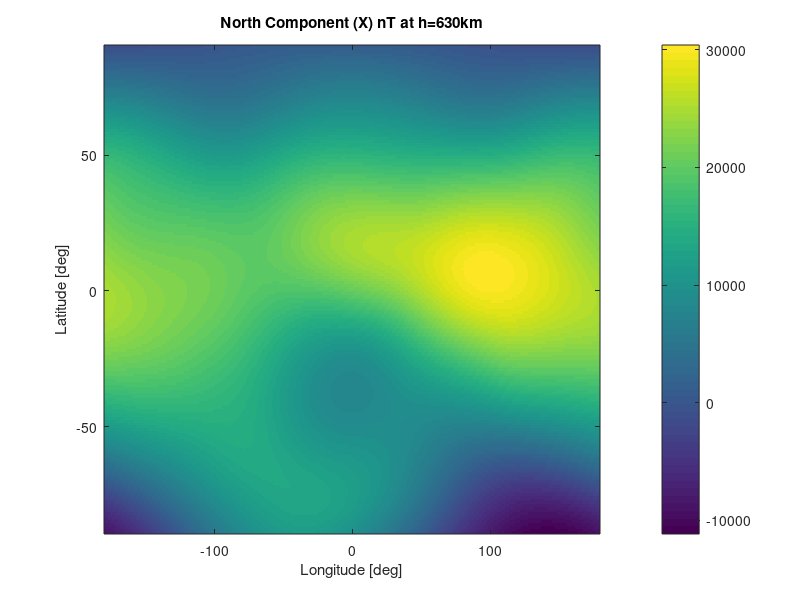
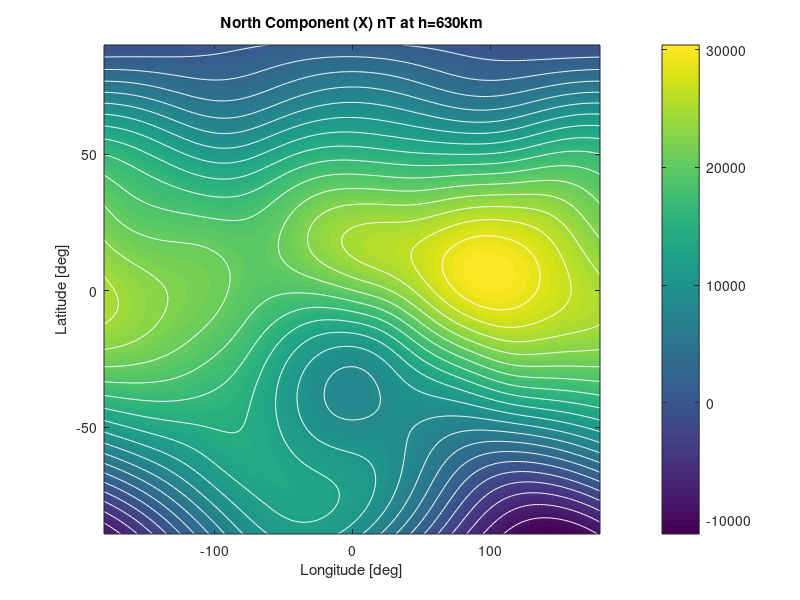
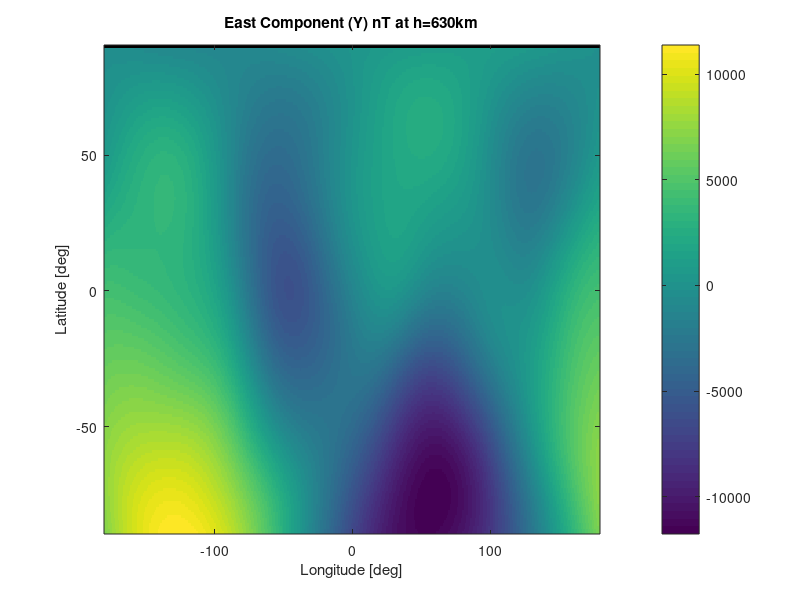
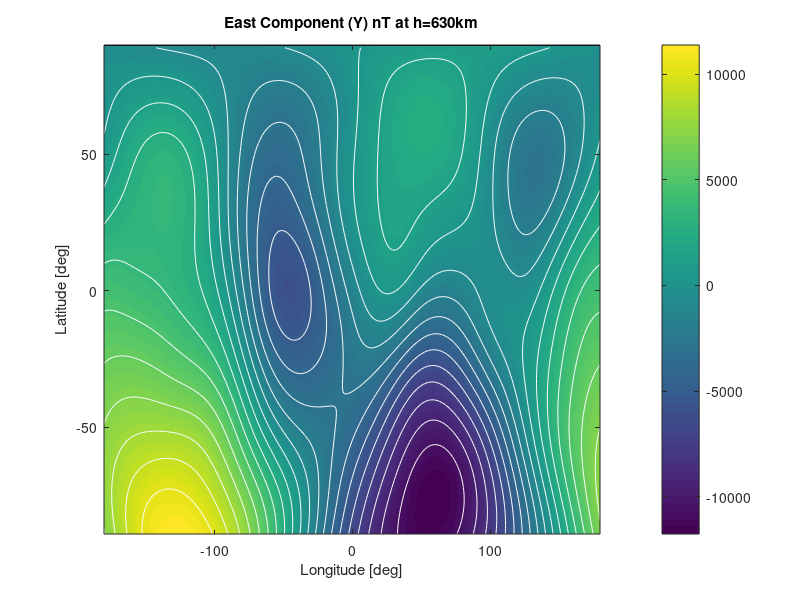

These figures' MATLAB source, in order:
%-------------------------------------------------------------------------%
%This program use to ploting data Earth Magnetic Field at n-altitude
% in Local Tangent Coordinated
% Plot data magnetic field at x altitude
%   data IGRF12
%   n=13, degree
%   m=0,1,2...,n, orde'
% in 7 elements :
%   X = N = North component
%   Y = E = East component
%   Z = D = Down component
%   H = Horizontal intensity 
%   F = Total intensity 
%   I = Inclination 
%   D = Declination 
% Source : adabted code with IGRF11 Matlab Code By Charles Rino
%          The USUK World Magnetic Model for 2015-2020
%-------------------------------------------------------------------------%
load B_XYZF X Y Z F %load data
load B_HID H I D
%-------------------------------------------------------------------------%
Blong=-180:179;
Blat=-89:90;
LINESPEC='w';
%-------------------------------------------------------------------------%
%-----------------------------North Component-----------------------------%
% without contour line
figure
imagesc([-180:179],[-89:90],X') %image scale, B'=transpose(B)
axis xy
colorbar %show color bar
xlabel('Longitude [deg]')
ylabel('Latitude [deg]')
title('North Component (X) nT at h=630km')
% with contour line
figure
imagesc(Blong,Blat,X')
axis xy
hold on
colorbar
xlabel('Longitude [deg]')
ylabel('Latitude [deg]')
title('North Component (X) nT at h=630km')
hold on
[cs,h]=contour(Blong,Blat,X',20,LINESPEC); 
%-------------------------------------------------------------------------%
%-----------------------------East Component------------------------------%
% without contour line
figure
imagesc([-180:179],[-89:90],Y') %image scale, B'=transpose(B)
axis xy
colorbar %show color bar
xlabel('Longitude [deg]')
ylabel('Latitude [deg]')
title('East Component (Y) nT at h=630km')
% with contour line
figure
imagesc(Blong,Blat,Y')
axis xy
hold on
colorbar
xlabel('Longitude [deg]')
ylabel('Latitude [deg]')
title('East Component (Y) nT at h=630km')
hold on
[cs,h]=contour(Blong,Blat,Y',20,LINESPEC); 
%-------------------------------------------------------------------------%
%-----------------------------Down Component------------------------------%
% without contour line
figure
imagesc([-180:179],[-89:90],Z') %image scale, B'=transpose(B)
axis xy
colorbar %show color bar
xlabel('Longitude [deg]')
ylabel('Latitude [deg]')
title('Down Component (Z) nT at h=630km')
% with contour line
figure
imagesc(Blong,Blat,Z')
axis xy
hold on
colorbar
xlabel('Longitude [deg]')
ylabel('Latitude [deg]')
title('Down Component (Z) nT at h=630km')
hold on
[cs,h]=contour(Blong,Blat,Z',20,LINESPEC); 
%-------------------------------------------------------------------------%
%-----------------------------Total Intensity-----------------------------%
% without contour line
figure
imagesc([-180:179],[-89:90],F') %image scale, B'=transpose(B)
axis xy
colorbar %show color bar
xlabel('Longitude [deg]')
ylabel('Latitude [deg]')
title('Total Intensity (F) nT at h=630km')
% with contour line
figure
imagesc(Blong,Blat,F')
axis xy
hold on
colorbar
xlabel('Longitude [deg]')
ylabel('Latitude [deg]')
title('Total Intensity (F) nT at h=630km')
hold on
[cs,h]=contour(Blong,Blat,F',20,LINESPEC); 
%-------------------------------------------------------------------------%
%---------------------------Horizontal Intensity--------------------------%
% without contour line
figure
imagesc([-180:179],[-89:90],H') %image scale, B'=transpose(B)
axis xy
colorbar %show color bar
xlabel('Longitude [deg]')
ylabel('Latitude [deg]')
title('Horizontal Intensity (H) nT at h=630km')
% with contour line
figure
imagesc(Blong,Blat,H')
axis xy
hold on
colorbar
xlabel('Longitude [deg]')
ylabel('Latitude [deg]')
title('Horizontal Intensity (H) nT at h=630km')
hold on
[cs,h]=contour(Blong,Blat,H',20,LINESPEC); 
%-------------------------------------------------------------------------%
%-------------------------------Inclination-------------------------------%
% without contour line
figure
imagesc([-180:179],[-89:90],I') %image scale, B'=transpose(B)
axis xy
colorbar %show color bar
xlabel('Longitude [deg]')
ylabel('Latitude [deg]')
title('Inclination (I) nT at h=630km')
% with contour line
figure
imagesc(Blong,Blat,I')
axis xy
hold on
colorbar
xlabel('Longitude [deg]')
ylabel('Latitude [deg]')
title('Inclination (I) nT at h=630km')
hold on
[cs,h]=contour(Blong,Blat,I',20,LINESPEC); 
%-------------------------------------------------------------------------%
%-------------------------------Declination-------------------------------%
% without contour line
figure
imagesc([-180:179],[-89:90],D') %image scale, B'=transpose(B)
axis xy
colorbar %show color bar
xlabel('Longitude [deg]')
ylabel('Latitude [deg]')
title('Declination (D) nT at h=630km')
% with contour line
figure
imagesc(Blong,Blat,D')
axis xy
hold on
colorbar
xlabel('Longitude [deg]')
ylabel('Latitude [deg]')
title('Declination (D) nT at h=630km')
hold on
[cs,h]=contour(Blong,Blat,D',20,LINESPEC); 
%-------------------------------------------------------------------------%
%--------------------------------END--------------------------------------%